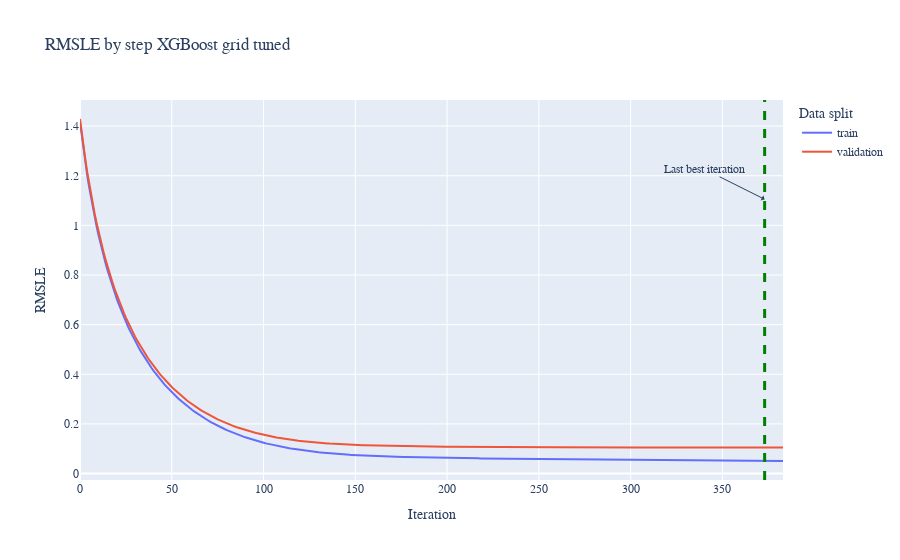

The code cell stored with this chart in its notebook:
### Code cell
fig = go.Figure()
keys= ['validation_0','validation_1']
# Add traces
step_data=[]
for i, data_split in enumerate(['train','validation']):
    data_split_= keys[i]
    color = colors[i]
    step_score=xgboost_grid.evals_result()[data_split_]["rmsle"]
    fig.add_trace(
        go.Scatter(
            y= step_score,
            mode="lines",
            name= data_split,
        )
    )
    step_data.append(step_score)
    
fig.add_annotation(x=best_iter, y=best_score+1, ax=-60,
        text="Last best iteration",
        showarrow=True,
        arrowhead=1)
    
fig.update_layout(
    title=f"RMSLE by step XGBoost grid tuned",
    xaxis_title="Iteration",
    yaxis_title="RMSLE",
    legend_title="Data split ",
    font=dict(family="Courier New, monospace", size=12),
)
fig.add_vline(
    x=best_iter, line_width=3, line_dash="dash", 
    line_color="green")

fig.show()

### Figure 1 — Plotly figure (JSON) as saved in the notebook; plotly's stock layout.template omitted (floating-point values rounded to 4 significant figures; data arrays with more than 128 entries replaced by an {"elided": "..."} marker saying what was removed)
{"data": [{"mode": "lines", "name": "train", "type": "scatter", "y": {"elided": "384 float values"}}, {"mode": "lines", "name": "validation", "type": "scatter", "y": {"elided": "384 float values"}}], "layout": {"annotations": [{"arrowhead": 1, "ax": -60, "ay": -30, "showarrow": true, "text": "Last best iteration", "x": 373, "y": 1.105}], "autosize": true, "font": {"family": "Courier New, monospace", "size": 12}, "legend": {"title": {"text": "Data split "}}, "shapes": [{"line": {"color": "green", "dash": "dash", "width": 3}, "type": "line", "x0": 373, "x1": 373, "xref": "x", "y0": 0, "y1": 1, "yref": "y domain"}], "title": {"text": "RMSLE by step XGBoost grid tuned"}, "xaxis": {"autorange": true, "range": [0, 383], "title": {"text": "Iteration"}}, "yaxis": {"autorange": true, "range": [-0.0258, 1.505], "title": {"text": "RMSLE"}, "type": "linear"}}}
